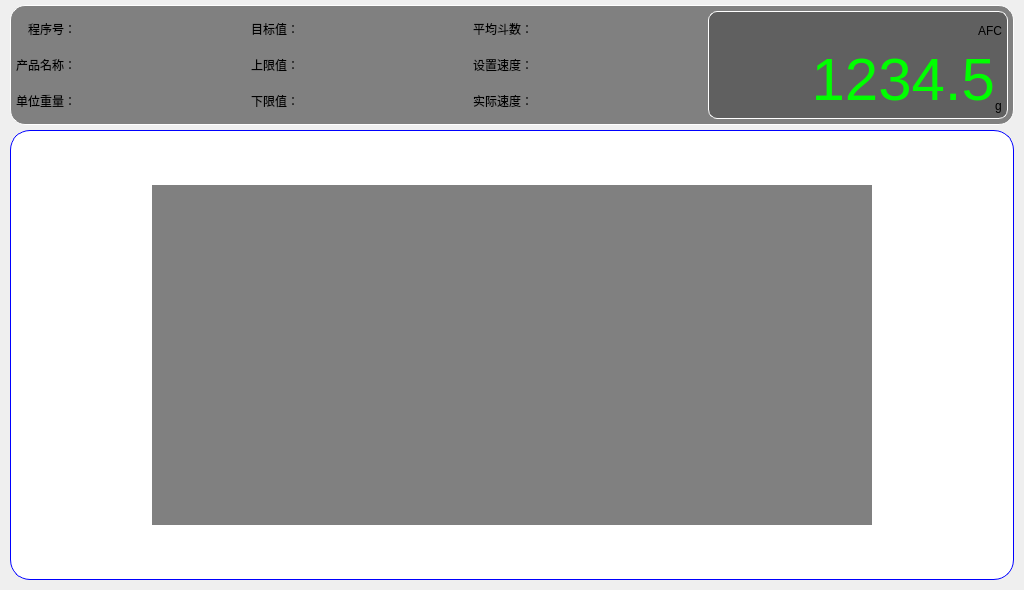
<?xml version="1.0" encoding="UTF-8"?>
<ui version="4.0">
 <class>FormMainComb</class>
 <widget class="QWidget" name="FormMainComb">
  <property name="geometry">
   <rect>
    <x>0</x>
    <y>0</y>
    <width>1024</width>
    <height>590</height>
   </rect>
  </property>
  <property name="windowTitle">
   <string>Form</string>
  </property>
  <widget class="QWidget" name="widget" native="true">
   <property name="geometry">
    <rect>
     <x>10</x>
     <y>5</y>
     <width>1004</width>
     <height>120</height>
    </rect>
   </property>
   <property name="styleSheet">
    <string notr="true">.QWidget {
background: gray;
border: 1px solid white;
border-radius: 15px;
}</string>
   </property>
   <layout class="QGridLayout" name="gridLayout_3">
    <property name="leftMargin">
     <number>6</number>
    </property>
    <property name="topMargin">
     <number>6</number>
    </property>
    <property name="rightMargin">
     <number>6</number>
    </property>
    <property name="bottomMargin">
     <number>6</number>
    </property>
    <property name="spacing">
     <number>0</number>
    </property>
    <item row="0" column="0">
     <widget class="QLabel" name="lab_1_1">
      <property name="text">
       <string>程序号：</string>
      </property>
      <property name="alignment">
       <set>Qt::AlignRight|Qt::AlignTrailing|Qt::AlignVCenter</set>
      </property>
     </widget>
    </item>
    <item row="0" column="1">
     <widget class="QLabel" name="val_1_1">
      <property name="sizePolicy">
       <sizepolicy hsizetype="Expanding" vsizetype="Preferred">
        <horstretch>0</horstretch>
        <verstretch>0</verstretch>
       </sizepolicy>
      </property>
      <property name="text">
       <string/>
      </property>
     </widget>
    </item>
    <item row="0" column="2">
     <widget class="QLabel" name="lab_1_4">
      <property name="text">
       <string>目标值：</string>
      </property>
      <property name="alignment">
       <set>Qt::AlignRight|Qt::AlignTrailing|Qt::AlignVCenter</set>
      </property>
     </widget>
    </item>
    <item row="0" column="3">
     <widget class="QLabel" name="val_1_4">
      <property name="sizePolicy">
       <sizepolicy hsizetype="Expanding" vsizetype="Preferred">
        <horstretch>0</horstretch>
        <verstretch>0</verstretch>
       </sizepolicy>
      </property>
      <property name="styleSheet">
       <string notr="true">QLabel:!enabled { color: rgb(255,128,128); }</string>
      </property>
      <property name="text">
       <string/>
      </property>
     </widget>
    </item>
    <item row="0" column="4">
     <widget class="QLabel" name="lab_1_7">
      <property name="text">
       <string>平均斗数：</string>
      </property>
      <property name="alignment">
       <set>Qt::AlignRight|Qt::AlignTrailing|Qt::AlignVCenter</set>
      </property>
     </widget>
    </item>
    <item row="0" column="5">
     <widget class="QLabel" name="val_1_7">
      <property name="sizePolicy">
       <sizepolicy hsizetype="Expanding" vsizetype="Preferred">
        <horstretch>0</horstretch>
        <verstretch>0</verstretch>
       </sizepolicy>
      </property>
      <property name="text">
       <string/>
      </property>
     </widget>
    </item>
    <item row="0" column="6" rowspan="3">
     <widget class="QWidget" name="widget_2" native="true">
      <property name="minimumSize">
       <size>
        <width>300</width>
        <height>0</height>
       </size>
      </property>
      <property name="styleSheet">
       <string notr="true">.QWidget {
background: rgb(96,96,96);
border-radius: 9px;
}</string>
      </property>
      <layout class="QGridLayout" name="gridLayout_2">
       <property name="leftMargin">
        <number>6</number>
       </property>
       <property name="topMargin">
        <number>6</number>
       </property>
       <property name="rightMargin">
        <number>6</number>
       </property>
       <property name="bottomMargin">
        <number>6</number>
       </property>
       <property name="spacing">
        <number>0</number>
       </property>
       <item row="0" column="0" colspan="2">
        <layout class="QHBoxLayout" name="horizontalLayout">
         <property name="leftMargin">
          <number>0</number>
         </property>
         <property name="topMargin">
          <number>0</number>
         </property>
         <property name="rightMargin">
          <number>0</number>
         </property>
         <property name="bottomMargin">
          <number>0</number>
         </property>
         <item>
          <widget class="QLabel" name="over_1">
           <property name="minimumSize">
            <size>
             <width>24</width>
             <height>24</height>
            </size>
           </property>
           <property name="maximumSize">
            <size>
             <width>24</width>
             <height>24</height>
            </size>
           </property>
           <property name="text">
            <string/>
           </property>
           <property name="pixmap">
            <pixmap resource="qrc.qrc">:/rc/icon/over.png</pixmap>
           </property>
          </widget>
         </item>
         <item>
          <widget class="QLabel" name="afc_1">
           <property name="text">
            <string>AFC</string>
           </property>
           <property name="alignment">
            <set>Qt::AlignRight|Qt::AlignTrailing|Qt::AlignVCenter</set>
           </property>
          </widget>
         </item>
        </layout>
       </item>
       <item row="1" column="0">
        <widget class="QLabel" name="weight_1">
         <property name="styleSheet">
          <string notr="true">font-size: 60px;
color: rgb(0,255,0);</string>
         </property>
         <property name="text">
          <string>1234.5</string>
         </property>
         <property name="alignment">
          <set>Qt::AlignRight|Qt::AlignTrailing|Qt::AlignVCenter</set>
         </property>
        </widget>
       </item>
       <item row="1" column="1">
        <widget class="QLabel" name="unit_1">
         <property name="sizePolicy">
          <sizepolicy hsizetype="Fixed" vsizetype="Preferred">
           <horstretch>0</horstretch>
           <verstretch>0</verstretch>
          </sizepolicy>
         </property>
         <property name="text">
          <string>g</string>
         </property>
         <property name="alignment">
          <set>Qt::AlignBottom|Qt::AlignLeading|Qt::AlignLeft</set>
         </property>
        </widget>
       </item>
      </layout>
     </widget>
    </item>
    <item row="1" column="0">
     <widget class="QLabel" name="lab_1_2">
      <property name="text">
       <string>产品名称：</string>
      </property>
      <property name="alignment">
       <set>Qt::AlignRight|Qt::AlignTrailing|Qt::AlignVCenter</set>
      </property>
     </widget>
    </item>
    <item row="1" column="1">
     <widget class="QLabel" name="val_1_2">
      <property name="sizePolicy">
       <sizepolicy hsizetype="Expanding" vsizetype="Preferred">
        <horstretch>0</horstretch>
        <verstretch>0</verstretch>
       </sizepolicy>
      </property>
      <property name="text">
       <string/>
      </property>
     </widget>
    </item>
    <item row="1" column="2">
     <widget class="QLabel" name="lab_1_5">
      <property name="text">
       <string>上限值：</string>
      </property>
      <property name="alignment">
       <set>Qt::AlignRight|Qt::AlignTrailing|Qt::AlignVCenter</set>
      </property>
     </widget>
    </item>
    <item row="1" column="3">
     <widget class="QLabel" name="val_1_5">
      <property name="sizePolicy">
       <sizepolicy hsizetype="Expanding" vsizetype="Preferred">
        <horstretch>0</horstretch>
        <verstretch>0</verstretch>
       </sizepolicy>
      </property>
      <property name="text">
       <string/>
      </property>
     </widget>
    </item>
    <item row="1" column="4">
     <widget class="QLabel" name="lab_1_8">
      <property name="text">
       <string>设置速度：</string>
      </property>
      <property name="alignment">
       <set>Qt::AlignRight|Qt::AlignTrailing|Qt::AlignVCenter</set>
      </property>
     </widget>
    </item>
    <item row="1" column="5">
     <widget class="QLabel" name="val_1_8">
      <property name="sizePolicy">
       <sizepolicy hsizetype="Expanding" vsizetype="Preferred">
        <horstretch>0</horstretch>
        <verstretch>0</verstretch>
       </sizepolicy>
      </property>
      <property name="text">
       <string/>
      </property>
     </widget>
    </item>
    <item row="2" column="0">
     <widget class="QLabel" name="lab_1_3">
      <property name="text">
       <string>单位重量：</string>
      </property>
      <property name="alignment">
       <set>Qt::AlignRight|Qt::AlignTrailing|Qt::AlignVCenter</set>
      </property>
     </widget>
    </item>
    <item row="2" column="1">
     <widget class="QLabel" name="val_1_3">
      <property name="sizePolicy">
       <sizepolicy hsizetype="Expanding" vsizetype="Preferred">
        <horstretch>0</horstretch>
        <verstretch>0</verstretch>
       </sizepolicy>
      </property>
      <property name="styleSheet">
       <string notr="true">QLabel:!enabled { color: rgb(255,128,128); }</string>
      </property>
      <property name="text">
       <string/>
      </property>
     </widget>
    </item>
    <item row="2" column="2">
     <widget class="QLabel" name="lab_1_6">
      <property name="text">
       <string>下限值：</string>
      </property>
      <property name="alignment">
       <set>Qt::AlignRight|Qt::AlignTrailing|Qt::AlignVCenter</set>
      </property>
     </widget>
    </item>
    <item row="2" column="3">
     <widget class="QLabel" name="val_1_6">
      <property name="sizePolicy">
       <sizepolicy hsizetype="Expanding" vsizetype="Preferred">
        <horstretch>0</horstretch>
        <verstretch>0</verstretch>
       </sizepolicy>
      </property>
      <property name="text">
       <string/>
      </property>
     </widget>
    </item>
    <item row="2" column="4">
     <widget class="QLabel" name="lab_1_9">
      <property name="text">
       <string>实际速度：</string>
      </property>
      <property name="alignment">
       <set>Qt::AlignRight|Qt::AlignTrailing|Qt::AlignVCenter</set>
      </property>
     </widget>
    </item>
    <item row="2" column="5">
     <widget class="QLabel" name="val_1_9">
      <property name="sizePolicy">
       <sizepolicy hsizetype="Expanding" vsizetype="Preferred">
        <horstretch>0</horstretch>
        <verstretch>0</verstretch>
       </sizepolicy>
      </property>
      <property name="text">
       <string/>
      </property>
     </widget>
    </item>
   </layout>
  </widget>
  <widget class="QWidget" name="dou_widget" native="true">
   <property name="geometry">
    <rect>
     <x>10</x>
     <y>130</y>
     <width>1004</width>
     <height>450</height>
    </rect>
   </property>
   <property name="styleSheet">
    <string notr="true">.QWidget {
background: white;
border: 1px solid blue;
border-radius: 20px;
}</string>
   </property>
   <layout class="QGridLayout" name="gridLayout">
    <property name="leftMargin">
     <number>0</number>
    </property>
    <property name="topMargin">
     <number>0</number>
    </property>
    <property name="rightMargin">
     <number>0</number>
    </property>
    <property name="bottomMargin">
     <number>0</number>
    </property>
    <property name="spacing">
     <number>0</number>
    </property>
    <item row="0" column="0">
     <widget class="QLabel" name="dou_bg">
      <property name="minimumSize">
       <size>
        <width>720</width>
        <height>340</height>
       </size>
      </property>
      <property name="maximumSize">
       <size>
        <width>720</width>
        <height>340</height>
       </size>
      </property>
      <property name="styleSheet">
       <string notr="true">background: gray;</string>
      </property>
      <property name="text">
       <string/>
      </property>
     </widget>
    </item>
   </layout>
  </widget>
 </widget>
 <resources>
  <include location="qrc.qrc"/>
 </resources>
 <connections/>
</ui>
